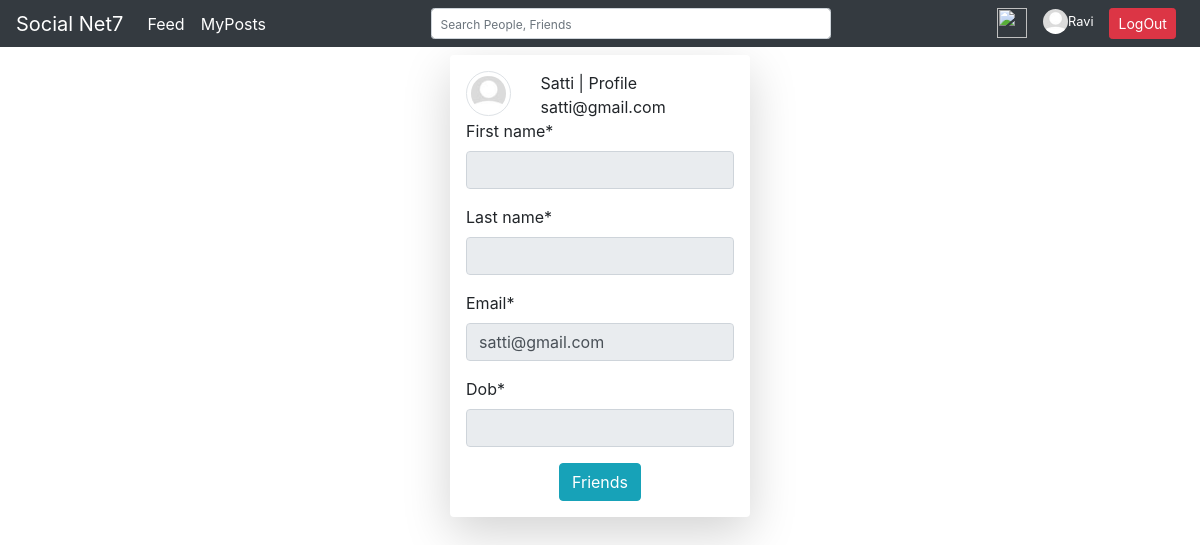
Screenshot of /rprofile/26/ (signed in) with the database file from the repository.
### users/models.py (models this page shows, shortened)
class SnetUser(AbstractUser):
	username = None
	email = models.EmailField(_('email address'), unique=True)
	signup_date = models.DateTimeField(auto_now_add=True)
	USERNAME_FIELD = 'email'
	REQUIRED_FIELDS = []
	objects = CustomUserManager()
	def truncate(self):
		return f'{self.email}'.split('@')[0]
	def fname_empty(self):
		if self.first_name == '':
			return True
		else:
			return False
	def friend_request(self):
		return Friends.objects.filter(freq_accp_id=self.id).filter(friends='No')

class Profile(models.Model):
	image = models.ImageField(default='default_avatar_profile.jpg', upload_to=profile_img_directory)
	user = models.OneToOneField(SnetUser, on_delete=models.CASCADE)
	dob = models.DateField(null=True, blank=True)

### users/views.py (the view)
# urls.py: path('rprofile/<int:id>/', user_views.rprofile, name='rprofile'),
@login_required
def rprofile(request, id):
	user = SnetUser.objects.get(pk=id)
	p_form = ProfileReadOnlyForm(instance=user.profile)
	u_form = UserReadOnlyForm(instance=user)
	freq_form = FriendsReqForm()
	try:
		freq = Friends.objects.filter(Q(freq_usr=user)|Q(freq_accp=user)).filter(Q(freq_usr=request.user)|Q(freq_accp=request.user)).filter(freq='Yes')
		if freq[0].friends == 'No':
			freq_sent = freq[0]
		elif freq[0].friends == 'Yes':
			freq_sent = freq[0]
	except:
		pass
	return render(request, 'users/rprofile.html', locals())

### users/forms.py
class ProfileReadOnlyForm(forms.ModelForm):
	dob = forms.DateField(disabled=True)
	class Meta:
		model = Profile
		fields = ['dob']

class UserReadOnlyForm(forms.ModelForm):
	first_name = forms.CharField(disabled=True)
	last_name = forms.CharField(disabled=True)
	email = forms.CharField(disabled=True)
	class Meta:
		model = SnetUser
		fields = ['first_name', 'last_name', 'email']

### users/templates/users/rprofile.html (shortened to what this page needs)
{% extends 'users/base.html' %}
{% load crispy_forms_tags %}
{% block body %}
<div class="container rounded shadow-lg mt-2 p-3 w-25">
	<div class="row">
		<div class="col-md-3">
			<img class="img-thumbnail rounded-circle" src="{{user.profile.image.url}}" width="50" height="50">
		</div>
		<div class="col-md-6">
			{% if user.fname_empty %}
			<div>
				<span>{{user.truncate|title}} | Profile</span>
			</div>
			<span>{{user.email}}</span>
			{% else %}
			<div>
				<span>{{user.first_name}} {{user.last_name}} | Profile</span>
			</div>
			<span>{{user.email}}</span>
			{% endif %}
		</div>
	</div>
	<div>
		<form>
			{{u_form|crispy}}
			{{p_form|crispy}}
		</form>
	</div>
	<div align="center">
		{% if freq_sent.freq_accp == request.user %}
		<form method="post" action="{% url 'friends_accp' user.id %}">
			{% if freq_sent.friends == 'Yes' %}
				<span class="btn btn-info">Friends</span>
			{% elif freq_sent.freq == 'Yes' %}
				<button type="submit" class="btn btn-primary">Accept Request</button>
			{% endif %}
		</form>
		{% endif %}
	</div>
</div>
{% endblock body %}

### users/templates/users/base.html (shortened to what this page needs)
{% load static %}
<!DOCTYPE html>
<html>
<head>
	<link rel="stylesheet" href="https://stackpath.bootstrapcdn.com/bootstrap/4.4.1/css/bootstrap.min.css">
	<link rel="stylesheet" href="//code.jquery.com/ui/1.12.1/themes/base/jquery-ui.css">
	<link rel="stylesheet" type="text/css" href="{% static 'main.css' %}">
</head>
<body class='poorthi_sarirammu'>
	<div>
		<nav class="navbar navbar-expand-md navbar-dark bg-dark pt-0 pb-0">
		 	<a class="navbar-brand" href="{% url 'feed:feed' %}">Social Net7</a>
			<div class="collapse navbar-collapse" id="navbarText">
			{% if user.is_authenticated %}
			    <ul class="navbar-nav mr-auto">
			      <li class="nav-item active">
			        <a class="nav-link text-white" href="{% url 'feed:feed' %}">Feed</a>
			      </li>
			      <li class="nav-item">
			        <a class="nav-link text-white" href="{% url 'feed:myposts' request.user.id %}">MyPosts</a>
			      </li>
			    </ul>
			    <ul class="navbar-nav mx-auto">
					<li class="nav-item">
					    <form id="search_form" method="post" data_url="{% url 'search' %}">
						    <div id='nav_search' class="input-group input-group-sm">
						      	<input id='ip_nav_search'  type="search" class="form-control" name="search" placeholder="Search People, Friends" aria-label="Search">
						    </div>
					    </form>
					</li>
			    </ul>
			    <ul class="navbar-nav ml-auto">
			    	<li class="nav-item">
			    		{% if request.user.friend_request.count == 0 %}
			    			<a class="nav-link text-white" href="{% url 'friend_req_received' %}"><img src="{% static 'components/empty_heart.png' %}" width="30" height="30"></a>
			    		{% else %}
			    			<a class="nav-link text-white" href="{% url 'friend_req_received' %}"><img src="{% static 'components/filled_love.png' %}" width="25" height="25"></a>
			    		{% endif %}
			    	</li>
			    	<li class="nav-item">
		    			{% if request.user.fname_empty %}
		    			<div class="dropdown">
		    				<a class="nav-link text-white" href="{% url 'profile' %}" id="dropdownMenuLink" data-toggle="dropdown" aria-haspopup="true" aria-expanded="false">
				    			<img class=" rounded-circle" src="{{request.user.profile.image.url}}" width="25" height="25"><span class="small">{{request.user.truncate|title}}</span></a>
		    			</div>
		    			{% endif %}
				    </li>
				    <li class="navbar-nav ml-auto">
				    	<a class="nav-link text-white" href="{% url 'logout' %}"><span class="btn btn-sm btn-danger">LogOut</span></a>
				    </li>
			    </ul>
			   {% endif %}
			</div>
		</nav>
	</div>
	<div class="sharirammu">
		{% block body %}
		{% endblock body %}
	</div>
</body>
</html>

### feed/static/main.css (style rules this page uses)
#nav_search { min-width: 400px; width: 100%; -moz-box-sizing: border-box; -webkit-box-sizing: border-box; box-sizing: border-box; }
.sharirammu { background-color: #FFF; }

### rows the page displays
SnetUser: user.profile.image (placeholder picture), user.truncate "Ravi"
SnetUser: profile.image (placeholder picture), truncate "Satti", email "satti@gmail.com"
